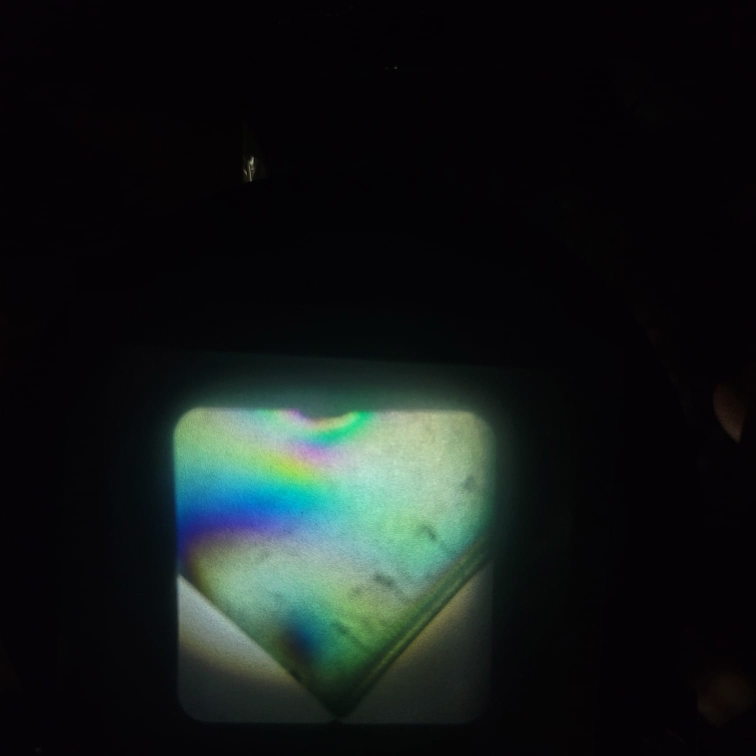
#> input picture data/Fotoelasticidad_000.jpeg, 1512 x 1512 px (shown at 1/2 size); its folder holds only this picture in this run
$ python main.py
#> lines starting #> are read from the running program, lines starting #| are printed output that depends on the picture; long printed decimals are rounded
### ImAn.py
'''
Import all libraries
'''
import cv2
import numpy as np
import matplotlib.pyplot as plt
from scipy.optimize import curve_fit
from scipy.optimize import minimize
import os
import pandas as pd

'''

'''
def tw(x, s, max, min):
  return np.arctan(max*np.sin(x - s)/(min*np.cos(x - s)))

'''
Elliptical function
'''
def ellipse(x, s, max, min):
  return np.sqrt( (max*np.cos(tw(x, s, max, min)))**2  + (min*np.sin(tw(x, s, max, min)))**2 )

'''
Define function to read image to folder
'''
def read_to_folder(directory, x, y, m):
  results = []
  for File in os.listdir(directory):
      if File.startswith('Fotoelasticidad_') and File.endswith('.jpeg'):
          number = int(File.split('_')[1].split('.')[0])

          file_path = os.path.join(directory, File)

          image = cv2.imread(file_path, cv2.IMREAD_COLOR)

          blue_channel, green_channel, red_channel = cv2.split(image)

          window_b = blue_channel[y - m // 2:y + m // 2 + 1, x - m // 2:x + m // 2 + 1]
          mean_b = np.mean(window_b)

          window_g = green_channel[y - m // 2:y + m // 2 + 1, x - m // 2:x + m // 2 + 1]
          mean_g = np.mean(window_g)

          window_r = red_channel[y - m // 2:y + m // 2 + 1, x - m // 2:x + m // 2 + 1]
          mean_r = np.mean(window_r)

          results.append([number, mean_b, mean_g, mean_r])

  results = np.array(results)
  return results

'''
Get the data for directory
'''

def obtain_data(directory, x, y, m):
  results = []

  results = read_to_folder(directory, x, y, m)
#> in read_to_folder, image is the input picture: shape (1512, 1512, 3); mean B, G, R 25.7, 26.7, 20.3
#> in read_to_folder, `blue_channel, green_channel, red_channel = cv2.split(image)`:
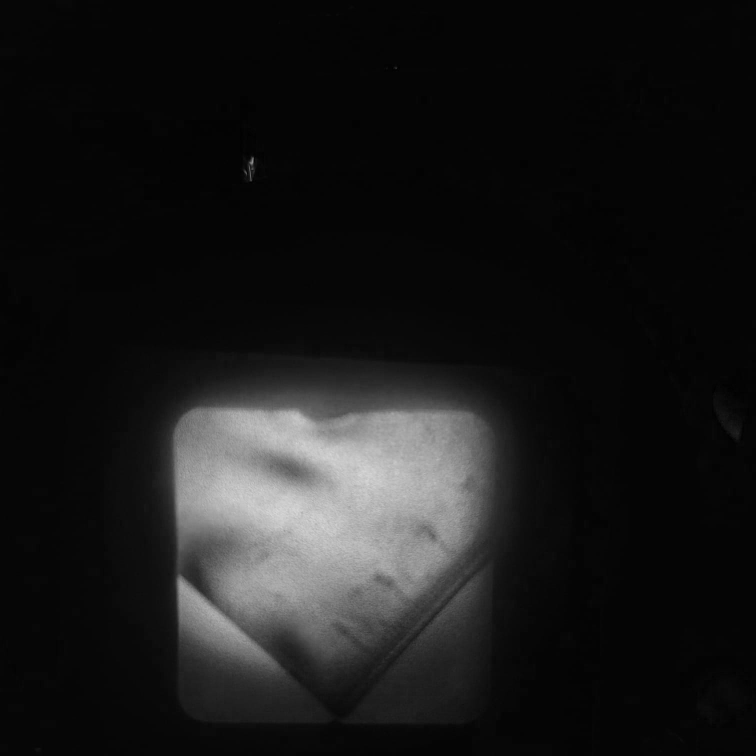
#> blue_channel: shape (1512, 1512) (shown at 1/2 size); min 0, max 220, mean 25.7
#> in read_to_folder, `blue_channel, green_channel, red_channel = cv2.split(image)`:
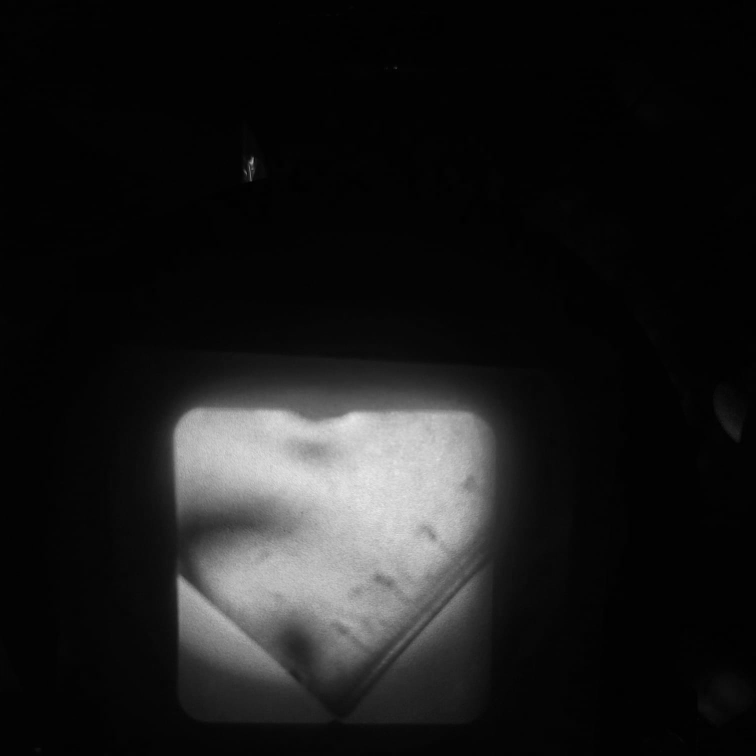
#> green_channel: shape (1512, 1512) (shown at 1/2 size); min 0, max 237, mean 26.7
#> in read_to_folder, `blue_channel, green_channel, red_channel = cv2.split(image)`:
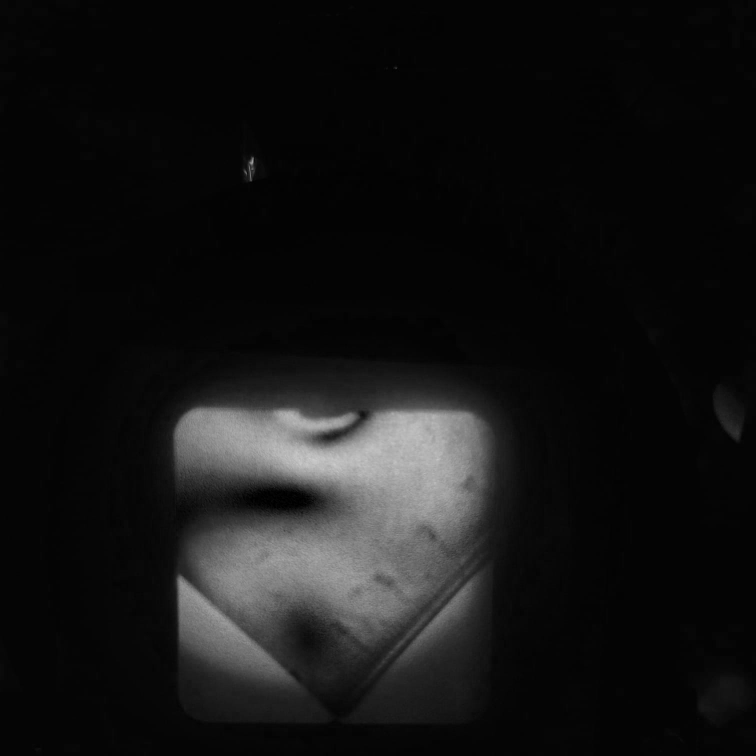
#> red_channel: shape (1512, 1512) (shown at 1/2 size); min 0, max 208, mean 20.3
#> in read_to_folder, `window_b = blue_channel[y - m // 2:y + m // 2 + 1, x - m // 2:x + m //..`:
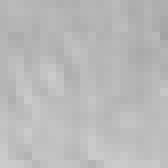
#> window_b: shape (21, 21) (shown 8 times larger); min 163, max 204, mean 185.5
#> in read_to_folder, `mean_b = np.mean(window_b)`: mean_b = 185.5
#> in read_to_folder, `window_g = green_channel[y - m // 2:y + m // 2 + 1, x - m // 2:x + m /..`:
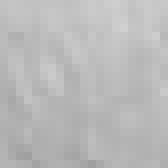
#> window_g: shape (21, 21) (shown 8 times larger); min 159, max 208, mean 185.7
#> in read_to_folder, `mean_g = np.mean(window_g)`: mean_g = 185.7
#> in read_to_folder, `window_r = red_channel[y - m // 2:y + m // 2 + 1, x - m // 2:x + m // ..`:
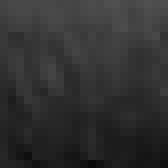
#> window_r: shape (21, 21) (shown 8 times larger); min 10, max 80, mean 48.6
#> in read_to_folder, `mean_r = np.mean(window_r)`: mean_r = 48.62
#> in read_to_folder, `results = np.array(results)`: results = [[0, 185.5, 185.7, 48.62]]
#> results = [[0, 185.5, 185.7, 48.62]]

  order_index = np.argsort(results[:, 0])
#> order_index = [0]
  results = results[order_index]

  x_data = results[:, 0]
#> x_data = [0]
  y_data_b = results[:, 1]
#> y_data_b = [185.5]
  y_data_g = results[:, 2]
#> y_data_g = [185.7]
  y_data_r = results[:, 3]
#> y_data_r = [48.62]
  return x_data, y_data_b, y_data_g, y_data_r

'''
Fit data to elliptical function
'''

def plot_fit(x_range, x_data, y_data, fit_funct, name, c, coor='cartesian', axis=None):
  if(c == 'blue'):
    index = 0
  elif(c == 'green'):
    index = 1
  else:
    index = 2
  E_min = min(y_data)
  E_max = max(y_data)
  fit_params, covariance = curve_fit(lambda x, s: fit_funct(x, s, E_max, E_min), x_data, y_data)
  s_r = fit_params
  ex = np.sqrt(1 - E_min*E_min/(E_max*E_max))
  print(E_max, " & ", E_min, " & ", ex, " & ", np.rad2deg(s_r[0]), " \\ \n")
  y_fit = ellipse(x_range, s_r, E_max, E_min)
  if(coor == 'cartesian'):
    plt.plot(x_range, y_fit, '-', label=name, color=c)
  elif(coor == 'polar'):
    axis[index].plot(x_range, y_fit, '-', label=name, color=c)

'''
Plot data and fit
'''

def print_results(x_data, y_data_b, y_data_g, y_data_r, zone, fit_function, coor = 'cartesian'):
  file_name = zone + '_' + coor + '_E.pdf'
  if(coor == 'cartesian'):
    plt.figure(figsize=(10, 6))
    plt.plot(x_data, y_data_b, 'o', color='blue', mfc='none')
    plt.plot(x_data, y_data_g, 'o', color='green', mfc='none')
    plt.plot(x_data, y_data_r, 'o', color='red', mfc='none')
    x_range = np.linspace(min(x_data), max(x_data), 100)

    plot_fit(x_range, x_data, y_data_b, fit_function, 'Adjust_b', 'blue')
    plot_fit(x_range, x_data, y_data_g, fit_function, 'Adjust_g', 'green')
    plot_fit(x_range, x_data, y_data_r, fit_function, 'Adjust_r', 'red')

    plt.xlabel('Angle[°]')
    plt.title('Point '+zone)
    plt.legend()

  elif(coor == 'polar'):
    figure, axis = plt.subplots(1, 3, subplot_kw=dict(projection="polar"), figsize=(10, 5))
    axis[0].plot(np.deg2rad(x_data), y_data_b, 'o', color='blue', mfc='none')
    axis[1].plot(np.deg2rad(x_data), y_data_g, 'o', color='green', mfc='none')
    axis[2].plot(np.deg2rad(x_data), y_data_r, 'o', color='red', mfc='none')
    x_range = np.linspace(0, 2*np.pi, 1000)

    plot_fit(x_range, np.deg2rad(x_data), y_data_b, fit_function, 'Adjust_b', 'blue', 'polar', axis)
    axis[0].set_title("Blue channel")
    plot_fit(x_range, np.deg2rad(x_data), y_data_g, fit_function, 'Adjust_g', 'green', 'polar', axis)
    axis[1].set_title("Green channel")
    plot_fit(x_range, np.deg2rad(x_data), y_data_r, fit_function, 'Adjust_r', 'red', 'polar', axis)
    axis[2].set_title("Red channel")

    figure.suptitle('Point '+zone, fontsize=20)

  plt.grid(True)
  plt.savefig(file_name, format='pdf')

### main.py
from ImAn import *

zone = '1'
x = 510
y = 966
m = 20

directory_im = 'data/'

x_data, y_data_b, y_data_g, y_data_r = obtain_data(directory_im, x, y, m)
#> x_data = [0]; y_data_b = [185.5]; y_data_g = [185.7]; y_data_r = [48.62]

print_results(x_data, y_data_b, y_data_g, y_data_r, zone, ellipse, 'polar')
#> in plot_fit, `E_min = min(y_data)`: E_min = 185.5
#> in plot_fit, `fit_params, covariance = curve_fit(lambda x, s: fit_funct(x, s, E_max,..`: fit_params = [1]; covariance = [inf]
#> in plot_fit, `s_r = fit_params`: s_r = [1]
#> in plot_fit, `ex = np.sqrt(1 - E_min*E_min/(E_max*E_max))`: ex = 0
#| 185.456  &  185.456  &  0.0  &  57.296  \
#> in plot_fit, `y_fit = ellipse(x_range, s_r, E_max, E_min)`: y_fit = 1000 values, max 185.5 at index 16, min 185.5 at index 32, mean 185.5
#| 185.739  &  185.739  &  0.0  &  57.296  \
#| 48.617  &  48.617  &  0.0  &  57.296  \
#> in print_results, `plt.savefig(file_name, format='pdf')`:
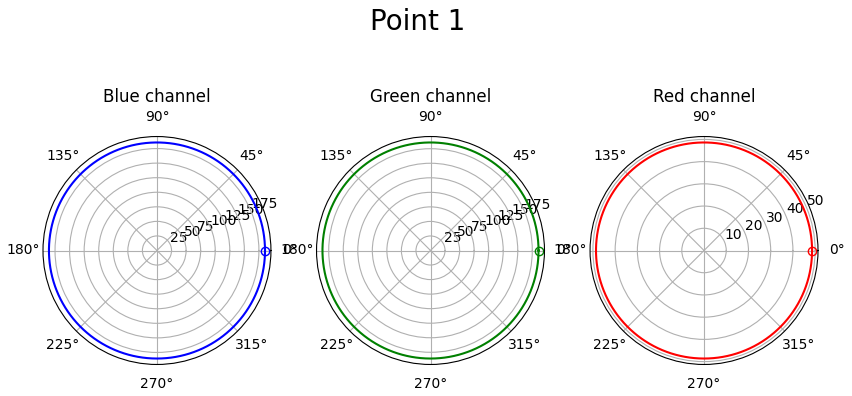
#> figure drawn by matplotlib, 3 panels; panel 1: curve peaks at x = 0.101, y = 185.5; panel 2: curve peaks at x = 0.239, y = 185.7; panel 3: curve peaks at x = 0.164, y = 48.62

$ run again, on data/Fotoelasticidad_050.jpeg
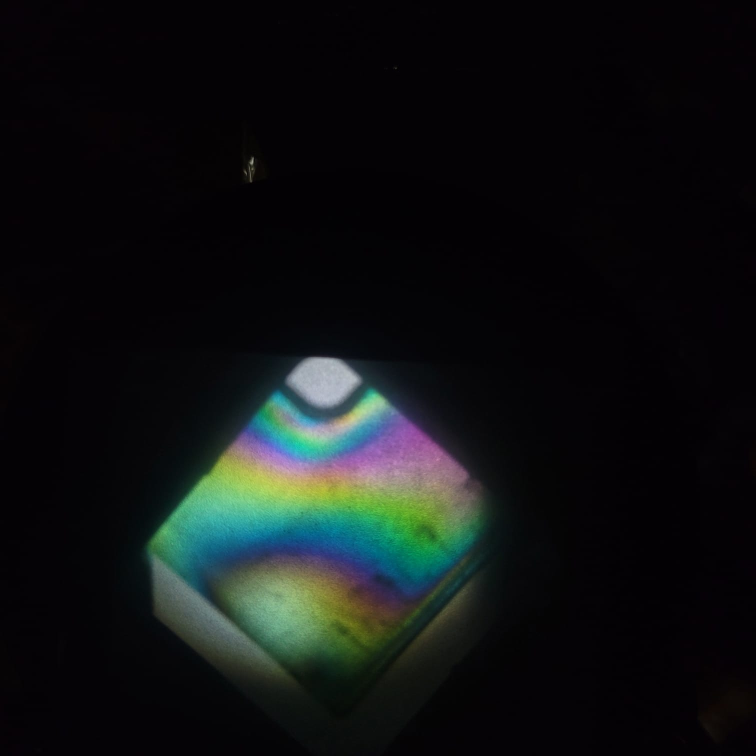
#> input picture data/Fotoelasticidad_050.jpeg, 1512 x 1512 px (shown at 1/2 size)
#> in read_to_folder, image is the input picture: shape (1512, 1512, 3); mean B, G, R 19.3, 19.2, 15.7
#> mean_b = 89.31
#> mean_g = 202.8
#> in read_to_folder, `window_r = red_channel[y - m // 2:y + m // 2 + 1, x - m // 2:x + m // ..`:
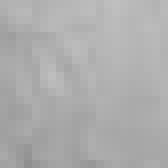
#> window_r: shape (21, 21) (shown 8 times larger); min 143, max 191, mean 173.3
#> mean_r = 173.3
#> in read_to_folder, `results = np.array(results)`: results = [[50, 89.31, 202.8, 173.3]]
#> order_index = [0]
#> in obtain_data, `x_data = results[:, 0]`: x_data = [50]
#> in obtain_data, `y_data_b = results[:, 1]`: y_data_b = [89.31]
#> in obtain_data, `y_data_g = results[:, 2]`: y_data_g = [202.8]
#> in obtain_data, `y_data_r = results[:, 3]`: y_data_r = [173.3]
#> `x_data, y_data_b, y_data_g, y_data_r = obtain_data(directory_im, x, y,..`: x_data = [50]; y_data_b = [89.31]; y_data_g = [202.8]; y_data_r = [173.3]
#> E_min = 89.31
#> fit_params = [1]; covariance = [inf]
#> s_r = [1]
#> ex = 0
#| 89.306  &  89.306  &  0.0  &  57.296  \
#> y_fit = 1000 values, max 89.31 at index 38, min 89.31 at index 0, mean 89.31
#| 202.798  &  202.798  &  0.0  &  57.296  \
#| 173.281  &  173.281  &  0.0  &  57.296  \
#> in print_results, `plt.savefig(file_name, format='pdf')`:
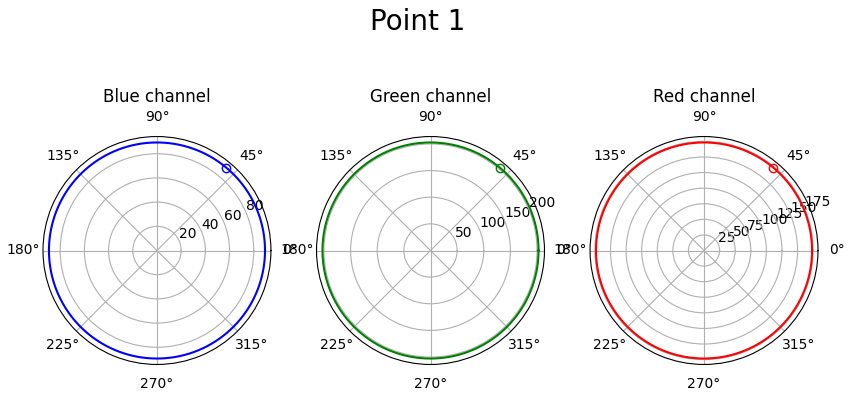
#> figure drawn by matplotlib, 3 panels; panel 1: curve peaks at x = 0.239, y = 89.31; panel 2: curve peaks at x = 0.164, y = 202.8; panel 3: curve peaks at x = 0.308, y = 173.3
